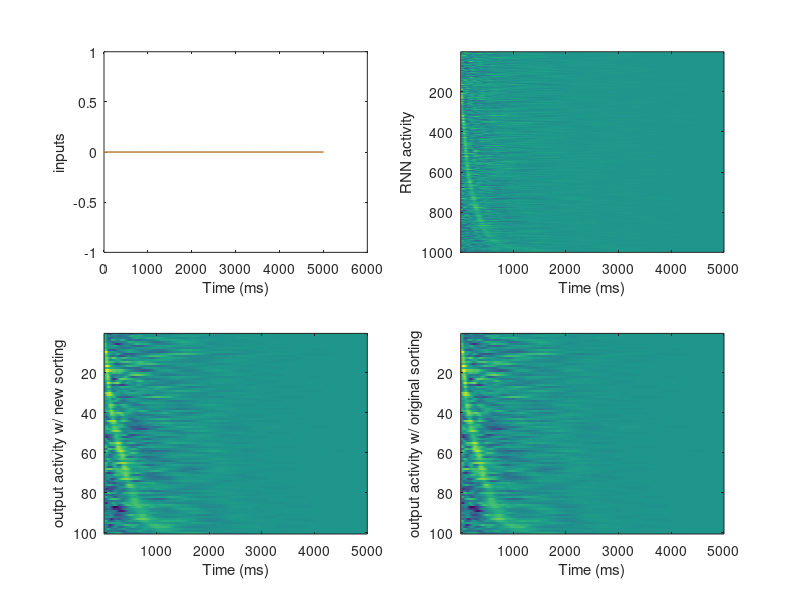
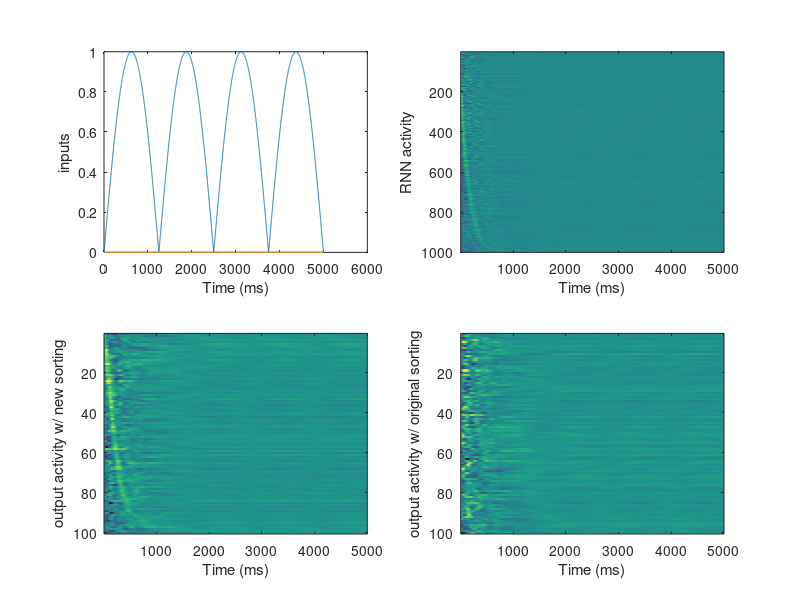
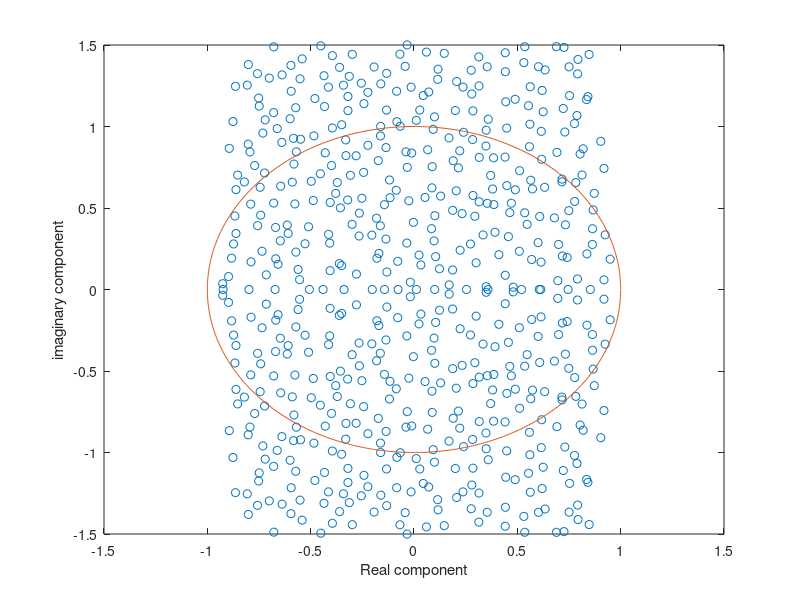

Write the MATLAB code that produced these figures, in order.
clear all
close all

% load('u_it0.mat')

% rng(5);
t_total = 5001;
dt = 1;
norm_noise = 0;
N = 1000; %number of neurons in LSM
M = 100; %output neurons
tau_net = 50; %time constant for excitatory synaptic activation
tau_v = 50;
g = 2; %LSM gain factor
f_x = .0004;
f_y = .0002;


W_ji = normrnd(0,g/sqrt(N),N,N); %LSM recurrent weights
W_ji = (W_ji - .3*W_ji.');
eig_W = eig(W_ji);
O_jk = normrnd(0,g/sqrt(N),N,M); %output weights
[W_in_t, W_in_x, W_in_y] = deal(normrnd(0,g/sqrt(N),N,1)); %input weights
% PI_it(:,2501:3500) = repmat(-.001*(1:1000) + 1,N,1);
% PI_it(:,3501:7001) = repmat(PI_it(:,3500),1,3501);
% PI_it(:,7002:15001) = PI_it(:,1:8000);
% PI_it(:,15001:35001) = 0;

for k = 1:2
    if k == 1
        PI_it_t = zeros(1,t_total); %input signal in t
        PI_it_x = zeros(1,t_total); %input signal in x
        PI_it_y = zeros(1,t_total); %input signal in y
    elseif k == 2
        PI_it_t = abs(1*sin(2*pi*f_x*(1:t_total)));
%         PI_it_t(1:1000) = 1;
%         PI_it_t = zeros(1,t_total);
        PI_it_x = zeros(1,t_total);
%         PI_it_x = (-2500:2500).^2; 
%         PI_it_x = PI_it_x./max(PI_it_x); 
        PI_it_y = zeros(1,t_total); 
    elseif k == 3
        PI_it_t = abs(1*sin(2*pi*f_x*(1:t_total)));
%         PI_it_t(1:1000) = 1;
        PI_it_x = (-2500:2500).^2; 
        PI_it_x = PI_it_x./max(PI_it_x); 
        PI_it_y = zeros(1,t_total);
    elseif k == 4
        PI_it_t = abs(1*sin(2*pi*f_x*(1:t_total)));
%         PI_it_t(1:1000) = 1;
%         PI_it_x = zeros(1,t_total);
%         PI_it_x = (-2500:2500).^2; 
        PI_it_x = PI_it_x./max(PI_it_x); 
        PI_it_y = 0*sin(2*pi*f_y*(1:t_total)); %input position signal in y
        PI_it_y(:,1:5000) = .0002*(1:5000);
    end
    u_it = zeros(N,t_total);
    u_it(:,1) = normrnd(0,2,N,1);
    v_kt = zeros(M,t_total);

    figure('Renderer', 'painters', 'Position', [200 300 1000 700])
    subplot(2,2,1)
    plot(PI_it_t)
    hold on
    plot(PI_it_x)
    hold on
    plot(PI_it_y)
    ylabel('inputs')
    xlabel('Time (ms)')

    for t = 2:t_total
        sum_wji = W_ji*u_it(:,t-1);
        sum_output = O_jk'*u_it(:,t-1);
        position_input = W_in_t*PI_it_t(t-1) + W_in_x*PI_it_x(t-1) + W_in_y*PI_it_y(t-1);
        del_ui = (randn(N,1)*norm_noise + position_input -u_it(:,t-1) + sum_wji)*(dt/tau_net);
        u_it(:,t) = u_it(:,t-1) + del_ui;

        del_vk = (sum_output -v_kt(:,t-1))*(dt/tau_v);
        v_kt(:,t) = v_kt(:,t-1) + del_vk;
    end

    [max_am,max_in] = max(v_kt,[],2);
    [be,eye] = sort(max_in);
    if k ==1
        eye_orig = eye;
    end
    v_kt_sorted_orig = v_kt(eye_orig,:);
    v_kt_sorted = v_kt(eye,:);
    
    [max_am1,max_in1] = max(u_it,[],2);
    [be1,eye1] = sort(max_in1);
    

    subplot(2,2,2)
    imagesc(u_it(eye1,:))
    ylabel('RNN activity')
    xlabel('Time (ms)')

    subplot(2,2,3)
    imagesc(v_kt_sorted)
    ylabel('output activity w/ new sorting')
    xlabel('Time (ms)')
    
    subplot(2,2,4)
    imagesc(v_kt_sorted_orig)
    ylabel('output activity w/ original sorting')
    xlabel('Time (ms)')
end

figure
plot(eig_W,'o')
hold on
plot(cos(0:.01:2*pi),sin(0:.01:2*pi));
xlabel('Real component')
ylabel('imaginary component')
xlim([-1.5 1.5])
ylim([-1.5 1.5])